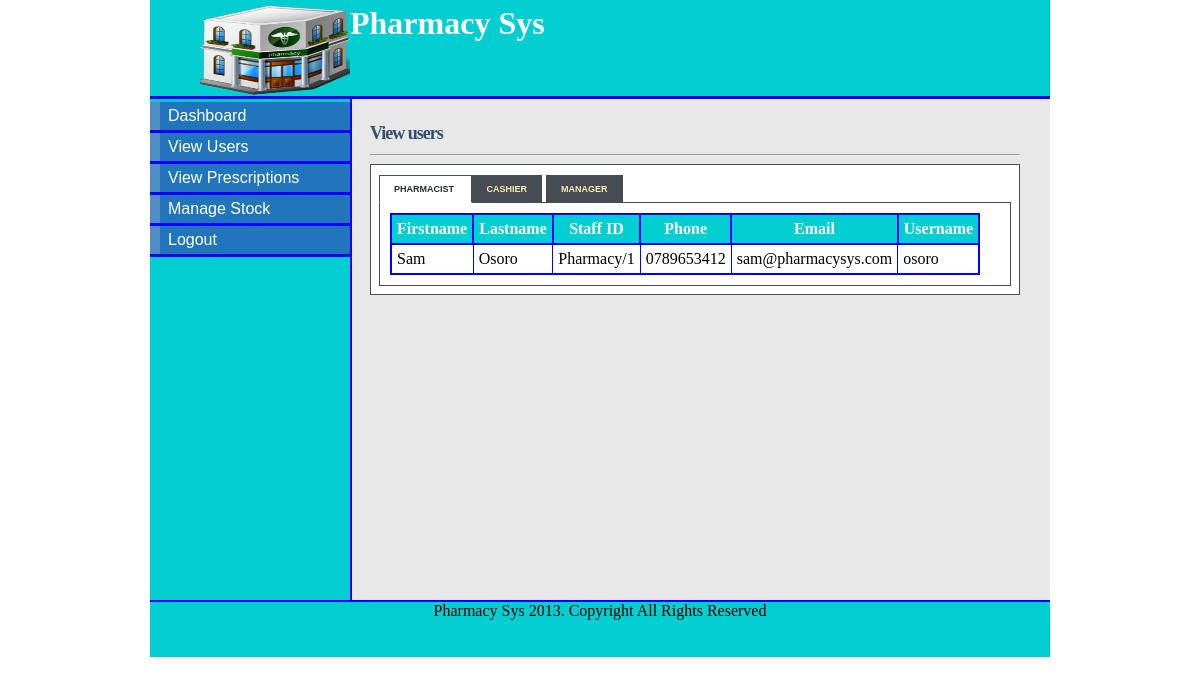
The app's page /view.php (signed in) with its own data.
### tables this page shows
CREATE TABLE IF NOT EXISTS `pharmacist` (
  `pharmacist_id` tinyint(5) NOT NULL AUTO_INCREMENT,
  `first_name` varchar(15) NOT NULL,
  `last_name` varchar(15) NOT NULL,
  `staff_id` varchar(10) NOT NULL,
  `postal_address` varchar(20) NOT NULL,
  `phone` varchar(12) NOT NULL,
  `email` varchar(20) NOT NULL,
  `username` varchar(10) NOT NULL,
  `password` varchar(10) NOT NULL,
  `date` datetime NOT NULL,
  PRIMARY KEY (`pharmacist_id`)
);

### view.php (the view, shortened to what this page needs)
<!DOCTYPE html>
<html>
<head>
<link rel="stylesheet" type="text/css" href="style/mystyle.css">
<link rel="stylesheet" href="style/style.css" type="text/css" media="screen" />
<link rel="stylesheet" href="style/table.css" type="text/css" media="screen" />
</head>
<body>
<div id="content">
<div id="header">
<h1><a href="#"><img src="images/hd_logo.jpg"></a> Pharmacy Sys</h1></div>
<div id="left_column">
<div id="button">
		<ul>
			<li><a href="manager.php">Dashboard</a></li>
			<li><a href="view.php">View Users</a></li>
			<li><a href="view_prescription.php">View Prescriptions</a></li>
			<li><a href="stock.php">Manage Stock</a></li>
			<li><a href="logout.php">Logout</a></li>
		</ul>
</div>
</div>
<div id="main">
<div id="tabbed_box" class="tabbed_box">
    <h4>View users</h4>
<hr/>
    <div class="tabbed_area">
        <ul class="tabs">
            <li><a href="javascript:tabSwitch('tab_1', 'content_1');" id="tab_1" class="active">Pharmacist </a></li>
            <li><a href="javascript:tabSwitch('tab_2', 'content_2');" id="tab_2">Cashier</a></li>
			<li><a href="javascript:tabSwitch('tab_3', 'content_3');" id="tab_3">Manager</a></li>
        </ul>
        <div id="content_1" class="content">
<?php echo $message;
       $result = mysql_query("SELECT * FROM pharmacist")or die(mysql_error());
        echo "<table border='1' cellpadding='5'>";
        echo "<tr><th>Firstname</th> <th>Lastname </th> <th>Staff ID</th><th>Phone</th><th>Email</th><th>Username </th></tr>";
        while($row = mysql_fetch_array( $result )) {
                echo "<tr>";
                echo '<td>' . $row['first_name'] . '</td>';
				echo '<td>' . $row['last_name'] . '</td>';
				echo '<td>' . $row['staff_id'] . '</td>';
				echo '<td>' . $row['phone'] . '</td>';
				echo '<td>' . $row['email'] . '</td>';
				echo '<td>' . $row['username'] . '</td>';
			}
        echo "</table>";
?>
        </div>
    </div>
</div>
</div>
<div id="footer" align="Center"> Pharmacy Sys 2013. Copyright All Rights Reserved</div>
</div>
</body>
</html>

### style/mystyle.css (style rules this page uses)
body { margin-top: 0px; padding-top: 0px; }
#content { margin-left: auto; margin-right: auto; background: #E8E8E8; width: 900px; height: 600px; }
#header { width: 900px; height: 96px; background: #00CED1; border-bottom: solid 3px blue; }
#header h1 { margin: 0px; padding-top: 5px; margin-left: 50px; color: #fff; }
#header img { float:left; height: 90px; width: 150px; }
#left_column { clear: all; float: left; width: 200px; height: 501px; background: #00CED1; border-right:solid 2px blue; }
#main { clear: all; width: 780px; height: 470px; background: #E8E8E8; }
#button { width: 12.5em; padding: 0 0 1em 0; margin-top: 0.2em; margin-bottom: 1em; font-family: 'Trebuchet MS', 'Lucida Grande', Verdana, Arial, Sans-serif; background: #00CED1; color: #333; }
#button ul { list-style: none; margin: 0; padding: 0; border: none; }
#button li { border-bottom: 3px solid blue; margin: 0; list-style: none; list-style-image: none; }
#button li a { display: block; padding: 5px 5px 5px 0.5em; border-left: 10px solid #508fc4; border-right: 10px solid #2175bc; background-color: #2175bc; color: #fff; text-decoration: none; width: 100%; }
html>body #button li a { width: auto; }
#footer { width: 900px; height: 55px; background: #00CED1; clear: all; border-top: solid 2px blue; }

### style/style.css (style rules this page uses)
#tabbed_box { margin: 0px auto 0px 220px; width: 650px; }
.tabbed_box h4 { font-size: 18px; color:#2F4F6F; letter-spacing:-1px; margin-bottom:10px; }
.tabbed_area { border: 1px solid #494e52; background-color: #fff; padding: 8px; }
ul.tabs { margin: 0px; padding: 0px; margin-top: 5px; margin-bottom: 6px; }
ul.tabs li { list-style: none; display: inline; }
ul.tabs li a { background-color: #464c54; color: #ffebb5; padding: 8px 14px 8px 14px; text-decoration: none; font-size: 9px; font-family: Verdana, Arial, Helvetica, sans-serif; font-weight: bold; text-transform: uppercase; border: 1px solid #464c54; }
ul.tabs li a.active { background-color: #ffffff; color: #282e32; border: 1px solid #464c54; border-bottom: 1px solid #ffffff; }
.content { background-color: #ffffff; padding: 10px; border: 1px solid #464c54; }

### style/table.css (style rules this page uses)
table { border-collapse:collapse; }
table,th { border: 2px solid blue; }
th { background-color: #00CED1; color:white; }

### view.php (style rules this page uses)
#main { height: 477px; }

### records on screen
pharmacist: first_name "Sam", last_name "Osoro", staff "Pharmacy/1", phone "0789653412", email "sam@pharmacysys.com", username "osoro"
